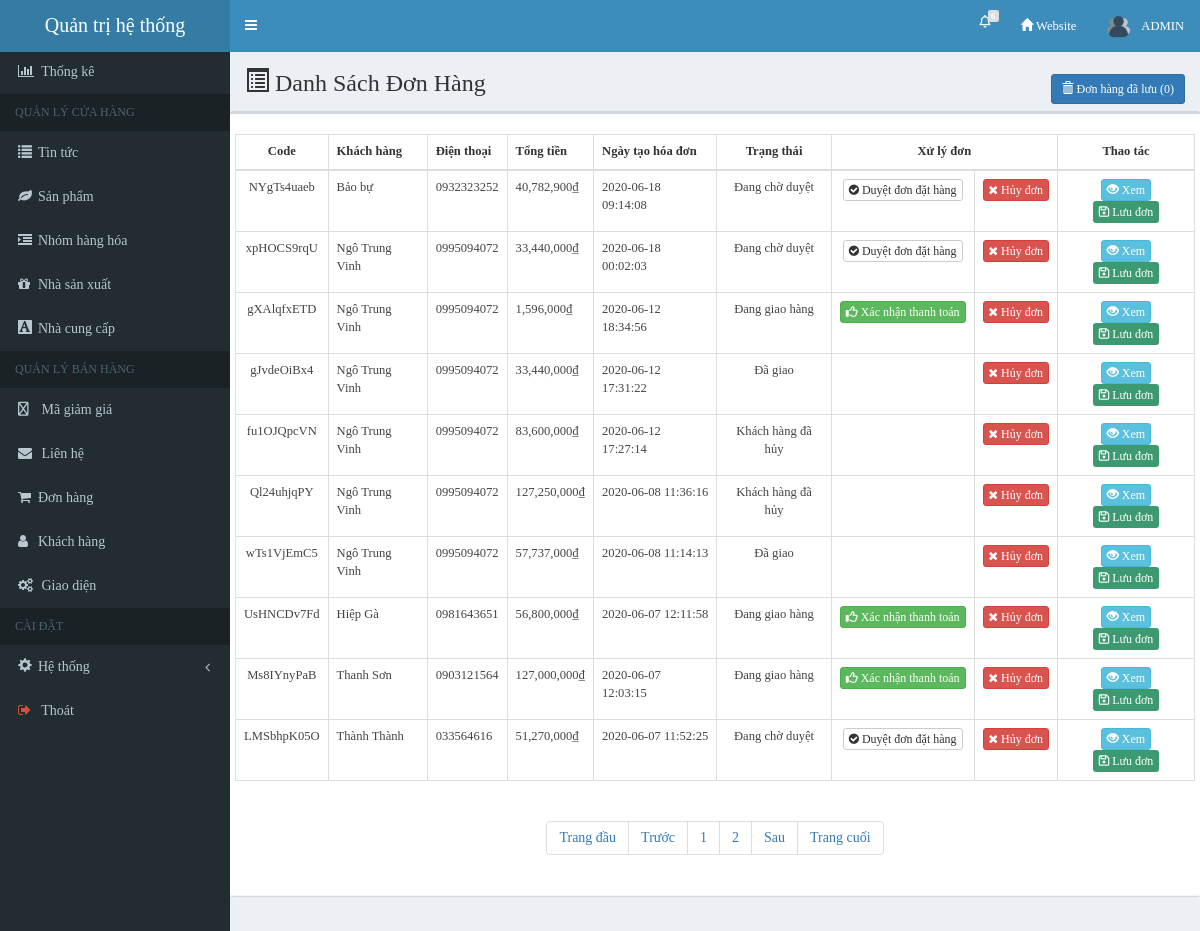
Page /shopbanhangcongnghe/admincp/index.php?quanly=hoadon&ac=lietke (signed in) on the committed database.
### tables this page shows
CREATE TABLE `dathang` (
  `sodondh` int(11) NOT NULL,
  `hotenkh` varchar(255) NOT NULL,
  `mskh` int(11) NOT NULL,
  `msnv` int(11) NOT NULL,
  `province` int(11) NOT NULL,
  `district` int(11) NOT NULL,
  `diachi` longtext NOT NULL,
  `dienthoai` varchar(13) NOT NULL,
  `tongtien` int(11) NOT NULL,
  `ngaydh` datetime NOT NULL DEFAULT current_timestamp(),
  `trangthai` varchar(255) NOT NULL DEFAULT 'Đang chờ duyệt',
  `code` varchar(10) NOT NULL
);

### shopbanhangcongnghe/admincp/modules/hoadon/lietke.php (the view, shortened to what this page needs)
<?php
	if(isset($_GET['trang'])){
		$trang=$_GET['trang'];
	}else{
		$trang='';
	}if($trang=='' || $trang=='1'){
		$trang1=0;
	}else{
		$trang1=($trang*10)-10;
	}
	$conn=mysqli_connect($tenmaychu,$tentaikhoan,$pass,$csdl);
	$sql=mysqli_query($conn,"select * from dathang order by sodondh desc limit $trang1,10");
?>
<form action="" method="post" enctype="multipart/form-data">
<div class="content-wrapper" >
	<section class="content-header">
		<h1><i class="glyphicon glyphicon-list-alt"></i> Danh Sách Đơn Hàng</h1>
		<div class="breadcrumb">
			<a class="btn btn-primary btn-sm" href="index.php?quanly=hoadon&ac=recyclebin" role="button">
				<span class="glyphicon glyphicon-trash"></span> Đơn hàng đã lưu (0)
			</a>
		</div>
	</section>
	<section class="content">
		<div class="row">
			<div class="col-md-12">
				<div class="box" id="view">
					<div class="box-header with-border">
						<div class="box-body">
							<div class="row" style="padding:0px; margin:0px;">
								<div class="row">
									<div class="table-responsive">
										<table class="table table-hover table-bordered" style="font-size: 0.9em;">
											<thead>
												<tr>
													<th class="text-center" style="width:20px">Code</th>
													<th>Khách hàng</th>
													<th>Điện thoại</th>
													<th>Tổng tiền</th>
													<th>Ngày tạo hóa đơn</th>
													<th class="text-center">Trạng thái</th>
													<th class="text-center" colspan="2">Xử lý đơn</th>
													<th class="text-center" colspan="2">Thao tác</th>
												</tr>
											</thead>
											<tbody>
											<?php
												if($sql){
													while($dong=mysqli_fetch_array($sql)){
											?>
												<tr>
												    <td class="text-center"><?php echo $dong['code'] ?></td>
												    <td><?php echo $dong['hotenkh'] ?></td>
												    <td><?php echo $dong['dienthoai'] ?></td>
												    <td><?php echo number_format($dong['tongtien']).'₫' ?></td>
												    <td><?php echo $dong['ngaydh'] ?></td>
												    <td style="text-align: center;"><?php echo $dong['trangthai'] ?></td>
												    <td style="text-align: center;">
												    <?php
												    	if($dong['trangthai']==='Đang chờ duyệt'){
												    ?>
														<a class="btn btn-default btn-xs" href="#" onclick="ApproveOrder(<?php echo $dong['sodondh'] ?>)" role="button">
															<i class="fa fa fa-check-circle"></i> Duyệt đơn đặt hàng
														</a>
													<?php
														}
														else if($dong['trangthai']==='Đang giao hàng'){
													?>
														<a class="btn btn-success btn-xs" href="#" onclick="Delivery(<?php echo $dong['sodondh'] ?>)" role="button">
															<i class="fa fa-thumbs-o-up"></i> Xác nhận thanh toán
														</a>
													<?php
														}
													 ?>
												    </td>
												    <td class="text-center">
												        <a class="btn btn-danger btn-xs" href="#" onclick="DeleteFile(<?php echo $dong['sodondh'] ?>)" role="button"> <i class="fa fa-times"></i> Hủy đơn </a>
												    </td>
												    <td class="text-center">
												        <a class="btn btn-info btn-xs" href="index.php?quanly=hoadon&ac=xem&id=<?php echo $dong['sodondh'] ?>" role="button"> <span class="glyphicon glyphicon-eye-open"></span> Xem </a>
												        <a class="btn bg-olive btn-xs" href="#" onclick="" role="button"> <i class="fa fa-save"></i> Lưu đơn
												        </a>
												    </td>
												</tr>
												<?php
													}
												}
												?>
											</tbody>
										</table>
									</div>
									<div class="col-md-12 text-center">
									    <ul class="pagination">
								        <?php
								        	$sql_trang=mysqli_query($conn,"select * from dathang");
											$count_trang=mysqli_num_rows($sql_trang);
											$a=ceil($count_trang/10);
											echo '
											<li class="hidden-xs"><a href="#">Trang đầu</a></li>
									        <li><a href="#">Trước</a></li>';
										for($b=1;$b<=$a;$b++){
											if($trang==$b){
											echo'
											<li class="active"><a href="index.php?quanly=hoadon&ac=lietke&trang='.$b.'">'.$b.'</a></li>';
											}
											else{
											echo'
											<li><a href="index.php?quanly=hoadon&ac=lietke&trang='.$b.'">'.$b.'</a></li>';
											}
										}
												echo '
											<li><a href="index.php?quanly=hoadon&ac=lietke&trang='.($b-1).'">Sau</a></li>
									        <li class="hidden-xs"><a href="index.php?quanly=hoadon&ac=lietke&trang='.($b).'">Trang cuối</a></li>';
									        ?>
									    </ul>
									</div>
								</div>
							</div>
						</div>
					</div>
				</div>
			</div>
		</div>
	</section>
</div>
</form>

### shopbanhangcongnghe/admincp/css/style.css (style rules this page uses)
@media (min-width: 768px) { .container-fluid,.col-lg-1, .col-lg-10, .col-lg-11, .col-lg-12, .col-lg-2, .col-lg-3, .col-lg-4, .col-lg-5, .col-lg-6, .col-lg-7, .col-lg-8, .col-lg-9, .col-md-1, .col-md-10, .col-md-11, .col-md-12, .col-md-2, .col-md-3, .col-md-4, .col-md-5, .col-md-6, .col-md-7, .col-md-8, .col-md-9, .col-sm-1, .col-sm-10, .col-sm-11, .col-sm-12, .col-sm-2, .col-sm-3, .col-sm-4, .col-sm-5, .col-sm-6, .col-sm-7, .col-sm-8, .col-sm-9, .col-xs-1, .col-xs-10, .col-xs-11, .col-xs-12, .col-xs-2, .col-xs-3, .col-xs-4, .col-xs-5, .col-xs-6, .col-xs-7, .col-xs-8, .col-xs-9 { position: relative; min-height: 1px; padding-right: 0px !important; padding-left: 0px !important; } }
* { font-family: Roboto, sans-serif; margin: 0; padding: 0; }
a { color: #000; text-decoration: none; }
* { font-family:tahoma; }

### shopbanhangcongnghe/admincp/index.php (style rules this page uses)
.content-header h1, th, label { color: #333; }

### rows in the picture
dathang: code "NYgTs4uaeb", hotenkh "Bảo bự", dienthoai "0932323252", tongtien "40,782,900", ngaydh "2020-06-18 09:14:08", trangthai "Đang chờ duyệt"
dathang: code "xpHOCS9rqU", hotenkh "Ngô Trung Vinh", dienthoai "0995094072", tongtien "33,440,000", ngaydh "2020-06-18 00:02:03", trangthai "Đang chờ duyệt"
dathang: code "gXAlqfxETD", hotenkh "Ngô Trung Vinh", dienthoai "0995094072", tongtien "1,596,000", ngaydh "2020-06-12 18:34:56", trangthai "Đang giao hàng"
dathang: code "gJvdeOiBx4", hotenkh "Ngô Trung Vinh", dienthoai "0995094072", tongtien "33,440,000", ngaydh "2020-06-12 17:31:22", trangthai "Đã giao"
dathang: code "fu1OJQpcVN", hotenkh "Ngô Trung Vinh", dienthoai "0995094072", tongtien "83,600,000", ngaydh "2020-06-12 17:27:14", trangthai "Khách hàng đã hủy"
dathang: code "Ql24uhjqPY", hotenkh "Ngô Trung Vinh", dienthoai "0995094072", tongtien "127,250,000", ngaydh "2020-06-08 11:36:16", trangthai "Khách hàng đã hủy"
dathang: code "wTs1VjEmC5", hotenkh "Ngô Trung Vinh", dienthoai "0995094072", tongtien "57,737,000", ngaydh "2020-06-08 11:14:13", trangthai "Đã giao"
dathang: code "UsHNCDv7Fd", hotenkh "Hiệp Gà", dienthoai "0981643651", tongtien "56,800,000", ngaydh "2020-06-07 12:11:58", trangthai "Đang giao hàng"
dathang: code "Ms8IYnyPaB", hotenkh "Thanh Sơn", dienthoai "0903121564", tongtien "127,000,000", ngaydh "2020-06-07 12:03:15", trangthai "Đang giao hàng"
dathang: code "LMSbhpK05O", hotenkh "Thành Thành", dienthoai "033564616", tongtien "51,270,000", ngaydh "2020-06-07 11:52:25", trangthai "Đang chờ duyệt"

### other values in the picture
$count1+$count2 "6"
